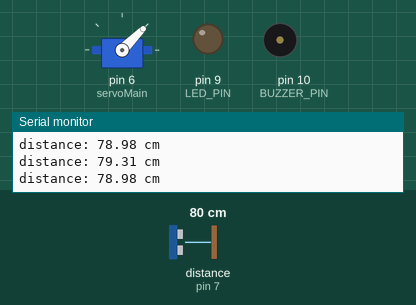
Recording of a sketch running on a simulated Arduino Uno, built with avr-gcc and run on an emulated ATmega328P. Parts: servo, output pins drawn as LEDs (lit = HIGH), buzzer (waves = sounding), the last lines printed to the serial monitor. Wiring (inferred from the names in the program): ultrasonic range finder: trigger pin 8; echo pin 7. The test bench sets the inputs (shaded band); at power-on: distance to the obstacle (sensor on pin 7) 80 cm. The echo pulse lasts 58.3 µs per cm; pins used as bus, display or sensor lines are not drawn.

Above: at 1.3 s.
1.4 s: distance to the obstacle (sensor on pin 7) set to 22 cm
2.9 s: distance to the obstacle (sensor on pin 7) set to 18 cm
At 3.9 s:
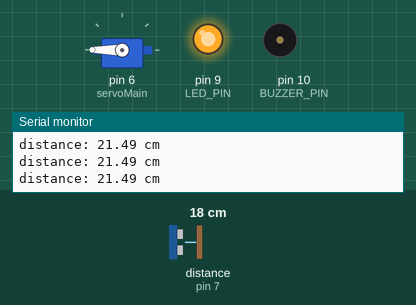
4.7 s: distance to the obstacle (sensor on pin 7) set to 250 cm
At 7.1 s:
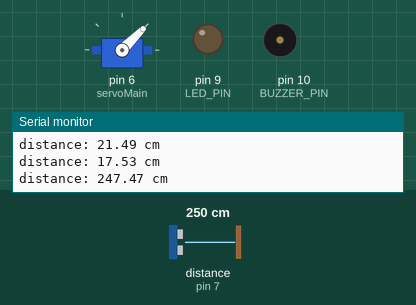
7.7 s: distance to the obstacle (sensor on pin 7) set to 2 cm
At 7.85 s:
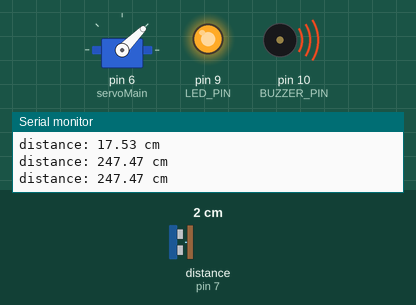
9.4 s: distance to the obstacle (sensor on pin 7) set to 35 cm
At 12.6 s:
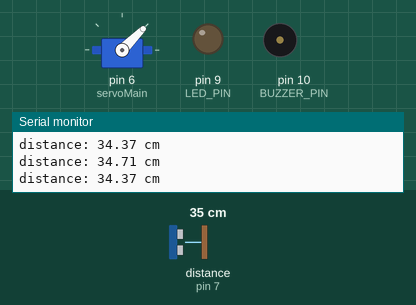
Timing chart, 0 to 13.4 s (numbered marks = the images above; inputs shaded):
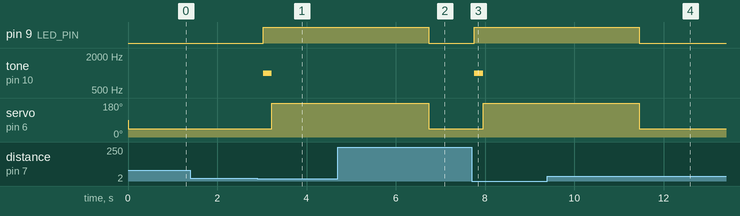

The sketch:

Blink.ino
```cpp
#include <Servo.h>
Servo servoMain;

const int TRIG_PIN = 8;             // Arduino pin connected to Ultrasonic Sensor's TRIG pin
const int ECHO_PIN = 7;             // Arduino pin connected to Ultrasonic Sensor's ECHO pin
const int LED_PIN = 9;              // Arduino pin connected to LED's pin
const int DISTANCE_THRESHOLD = 20;  // distance in centimeter
const int BUZZER_PIN = 10;

float duration_us, distance_cm;

void setup() {
  Serial.begin(9600);            // initialize serial port
  pinMode(TRIG_PIN, OUTPUT);     // set Arduino pin to output mode
  pinMode(ECHO_PIN, INPUT);      // set Arduino pin to input mode
  pinMode(LED_PIN, OUTPUT);      // set Arduino pin to output mode
  pinMode(BUZZER_PIN, OUTPUT);
  servoMain.attach(6);
}

void loop() {
  // generate 10-microsecond pulse to TRIG pin
  digitalWrite(TRIG_PIN, HIGH);
  delayMicroseconds(10);
  digitalWrite(TRIG_PIN, LOW);

  // measure duration of pulse from ECHO pin
  duration_us = pulseIn(ECHO_PIN, HIGH);
  // calculate the distance
  distance_cm = 0.017 * duration_us;

  if (distance_cm < DISTANCE_THRESHOLD) {
    digitalWrite(LED_PIN, HIGH);   // turn on LED
    tone(BUZZER_PIN, 1000);        // Start the buzzer at 1000Hz
    delay(200);                    // Buzz for 200 milliseconds
    noTone(BUZZER_PIN);
    servoMain.write(180);          // move servo to 180 degrees
    delay(3000);                   // wait for 3 seconds (adjust as needed)
  } else {
    digitalWrite(LED_PIN, LOW);    // turn off LED
    servoMain.write(45);           // move servo back to 0 degrees
  }

  // print the value to Serial Monitor
  Serial.print("distance: ");
  Serial.print(distance_cm);
  Serial.println(" cm");

  delay(500);
}
```

Measured:
- the behaviour switches between 21 and 20 cm on distance to the obstacle (sensor on pin 7) (found by bisection; images 0 and 1)
- after the input at 2.9 s, pin 9 (LED_PIN): LOW → HIGH after 0.13 s; tone on pin 10 (BUZZER_PIN): silent → 1000 Hz after 0.13 s, → silent 0.20 s later; servo on pin 6 (servoMain): 45° → 180° after 0.33 s
- after the input at 4.7 s, pin 9 (LED_PIN): HIGH → LOW after 2.0 s; tone on pin 10 (BUZZER_PIN): stays silent (without the input it goes to 1000 Hz after 2.0 s); servo on pin 6 (servoMain): 180° → 45° after 2.0 s
- after the input at 7.7 s, pin 9 (LED_PIN): LOW → HIGH after 0.06 s; tone on pin 10 (BUZZER_PIN): silent → 1000 Hz after 0.06 s, → silent 0.20 s later; servo on pin 6 (servoMain): 45° → 180° after 0.26 s
- after the input at 9.4 s, pin 9 (LED_PIN): HIGH → LOW after 2.1 s; tone on pin 10 (BUZZER_PIN): stays silent (without the input it goes to 1000 Hz after 2.1 s); servo on pin 6 (servoMain): 180° → 45° after 2.1 s
